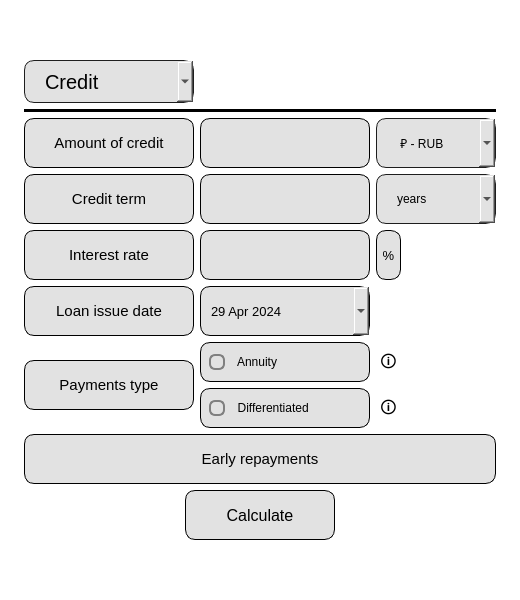
<?xml version="1.0" encoding="UTF-8"?>
<ui version="4.0">
 <class>s21_credit</class>
 <widget class="QMainWindow" name="s21_credit">
  <property name="geometry">
   <rect>
    <x>0</x>
    <y>0</y>
    <width>520</width>
    <height>600</height>
   </rect>
  </property>
  <property name="minimumSize">
   <size>
    <width>520</width>
    <height>600</height>
   </size>
  </property>
  <property name="maximumSize">
   <size>
    <width>520</width>
    <height>600</height>
   </size>
  </property>
  <property name="windowTitle">
   <string>Calculator (by kossadda)</string>
  </property>
  <property name="windowIcon">
   <iconset>
    <normaloff>../pics/credit.png</normaloff>../pics/credit.png</iconset>
  </property>
  <property name="windowOpacity">
   <double>0.975000000000000</double>
  </property>
  <widget class="QWidget" name="centralwidget">
   <property name="minimumSize">
    <size>
     <width>440</width>
     <height>550</height>
    </size>
   </property>
   <property name="maximumSize">
    <size>
     <width>16777215</width>
     <height>16777215</height>
    </size>
   </property>
   <property name="styleSheet">
    <string notr="true">background-color: rgb(255, 255, 255);</string>
   </property>
   <layout class="QGridLayout" name="gridLayout">
    <item row="3" column="0">
     <layout class="QGridLayout" name="layout">
      <property name="leftMargin">
       <number>15</number>
      </property>
      <property name="topMargin">
       <number>15</number>
      </property>
      <property name="rightMargin">
       <number>15</number>
      </property>
      <property name="bottomMargin">
       <number>15</number>
      </property>
      <item row="9" column="1">
       <widget class="QRadioButton" name="differentiated">
        <property name="sizePolicy">
         <sizepolicy hsizetype="Fixed" vsizetype="Fixed">
          <horstretch>0</horstretch>
          <verstretch>0</verstretch>
         </sizepolicy>
        </property>
        <property name="minimumSize">
         <size>
          <width>170</width>
          <height>25</height>
         </size>
        </property>
        <property name="maximumSize">
         <size>
          <width>16777215</width>
          <height>40</height>
         </size>
        </property>
        <property name="styleSheet">
         <string notr="true">QRadioButton::indicator {
    border: 2px solid #808080;
    width: 12px;
    height: 12px;
    border-radius: 6px;
	color: rgb(0, 0, 0);
}

QRadioButton::indicator:checked {
    background-color: rgb(175, 97, 33);
    border: 3px solid #808080;
}

QRadioButton{
    border-radius: 10px;
    padding: 0 8px;
	background-color: rgb(226, 226, 226);
	color:black;
	border: 1px solid black;
}
</string>
        </property>
        <property name="text">
         <string>  Differentiated</string>
        </property>
       </widget>
      </item>
      <item row="5" column="1">
       <widget class="QLineEdit" name="time_edit">
        <property name="sizePolicy">
         <sizepolicy hsizetype="Fixed" vsizetype="Expanding">
          <horstretch>0</horstretch>
          <verstretch>0</verstretch>
         </sizepolicy>
        </property>
        <property name="minimumSize">
         <size>
          <width>170</width>
          <height>35</height>
         </size>
        </property>
        <property name="maximumSize">
         <size>
          <width>16777215</width>
          <height>50</height>
         </size>
        </property>
        <property name="font">
         <font>
          <pointsize>10</pointsize>
         </font>
        </property>
        <property name="styleSheet">
         <string notr="true">QLineEdit {
    border-radius: 10px;
    padding: 0 8px;
	background-color: rgb(226, 226, 226);
	color:black;
	border: 1px solid black;
}</string>
        </property>
        <property name="text">
         <string/>
        </property>
        <property name="placeholderText">
         <string/>
        </property>
       </widget>
      </item>
      <item row="7" column="0">
       <widget class="QLabel" name="loan_label">
        <property name="sizePolicy">
         <sizepolicy hsizetype="Fixed" vsizetype="Expanding">
          <horstretch>0</horstretch>
          <verstretch>0</verstretch>
         </sizepolicy>
        </property>
        <property name="minimumSize">
         <size>
          <width>170</width>
          <height>35</height>
         </size>
        </property>
        <property name="maximumSize">
         <size>
          <width>16777215</width>
          <height>50</height>
         </size>
        </property>
        <property name="font">
         <font>
          <pointsize>11</pointsize>
         </font>
        </property>
        <property name="styleSheet">
         <string notr="true">border-radius: 10px;
background-color: rgb(226, 226, 226);
color:black;
border: 1px solid black;</string>
        </property>
        <property name="text">
         <string>Loan issue date</string>
        </property>
        <property name="alignment">
         <set>Qt::AlignCenter</set>
        </property>
       </widget>
      </item>
      <item row="4" column="0">
       <widget class="QLabel" name="amount_label">
        <property name="sizePolicy">
         <sizepolicy hsizetype="Fixed" vsizetype="Expanding">
          <horstretch>0</horstretch>
          <verstretch>0</verstretch>
         </sizepolicy>
        </property>
        <property name="minimumSize">
         <size>
          <width>170</width>
          <height>35</height>
         </size>
        </property>
        <property name="maximumSize">
         <size>
          <width>16777215</width>
          <height>50</height>
         </size>
        </property>
        <property name="font">
         <font>
          <pointsize>11</pointsize>
         </font>
        </property>
        <property name="styleSheet">
         <string notr="true">border-radius: 10px;
background-color: rgb(226, 226, 226);
color:black;
border: 1px solid black;</string>
        </property>
        <property name="text">
         <string>Amount of credit</string>
        </property>
        <property name="alignment">
         <set>Qt::AlignCenter</set>
        </property>
       </widget>
      </item>
      <item row="4" column="1">
       <widget class="QLineEdit" name="amount_edit">
        <property name="sizePolicy">
         <sizepolicy hsizetype="Fixed" vsizetype="Expanding">
          <horstretch>0</horstretch>
          <verstretch>0</verstretch>
         </sizepolicy>
        </property>
        <property name="minimumSize">
         <size>
          <width>170</width>
          <height>35</height>
         </size>
        </property>
        <property name="maximumSize">
         <size>
          <width>16777215</width>
          <height>50</height>
         </size>
        </property>
        <property name="font">
         <font>
          <pointsize>10</pointsize>
         </font>
        </property>
        <property name="styleSheet">
         <string notr="true">QLineEdit {
    border-radius: 10px;
    padding: 0 8px;
	background-color: rgb(226, 226, 226);
	color:black;
	border: 1px solid black;
}</string>
        </property>
        <property name="text">
         <string/>
        </property>
        <property name="placeholderText">
         <string/>
        </property>
       </widget>
      </item>
      <item row="11" column="0" colspan="3">
       <layout class="QVBoxLayout" name="layout_1"/>
      </item>
      <item row="5" column="0">
       <widget class="QLabel" name="credit_label">
        <property name="sizePolicy">
         <sizepolicy hsizetype="Fixed" vsizetype="Expanding">
          <horstretch>0</horstretch>
          <verstretch>0</verstretch>
         </sizepolicy>
        </property>
        <property name="minimumSize">
         <size>
          <width>170</width>
          <height>35</height>
         </size>
        </property>
        <property name="maximumSize">
         <size>
          <width>16777215</width>
          <height>50</height>
         </size>
        </property>
        <property name="font">
         <font>
          <pointsize>11</pointsize>
         </font>
        </property>
        <property name="styleSheet">
         <string notr="true">border-radius: 10px;
background-color: rgb(226, 226, 226);
color:black;
border: 1px solid black;</string>
        </property>
        <property name="text">
         <string>Credit term</string>
        </property>
        <property name="alignment">
         <set>Qt::AlignCenter</set>
        </property>
       </widget>
      </item>
      <item row="12" column="0" colspan="3">
       <layout class="QHBoxLayout" name="layout_2">
        <item>
         <spacer name="spacer_6">
          <property name="orientation">
           <enum>Qt::Horizontal</enum>
          </property>
          <property name="sizeType">
           <enum>QSizePolicy::Preferred</enum>
          </property>
          <property name="sizeHint" stdset="0">
           <size>
            <width>40</width>
            <height>20</height>
           </size>
          </property>
         </spacer>
        </item>
        <item>
         <widget class="QPushButton" name="calculate">
          <property name="sizePolicy">
           <sizepolicy hsizetype="Fixed" vsizetype="Fixed">
            <horstretch>0</horstretch>
            <verstretch>0</verstretch>
           </sizepolicy>
          </property>
          <property name="minimumSize">
           <size>
            <width>150</width>
            <height>50</height>
           </size>
          </property>
          <property name="maximumSize">
           <size>
            <width>150</width>
            <height>50</height>
           </size>
          </property>
          <property name="font">
           <font>
            <pointsize>12</pointsize>
           </font>
          </property>
          <property name="styleSheet">
           <string notr="true">QPushButton {
border-radius: 10px;
background-color: rgb(226, 226, 226);
color:black;
border: 1px solid black;
}

QPushButton:pressed {
background-color: rgb(175, 97, 33);
}</string>
          </property>
          <property name="text">
           <string>Calculate</string>
          </property>
         </widget>
        </item>
        <item>
         <spacer name="spacer_5">
          <property name="orientation">
           <enum>Qt::Horizontal</enum>
          </property>
          <property name="sizeType">
           <enum>QSizePolicy::Preferred</enum>
          </property>
          <property name="sizeHint" stdset="0">
           <size>
            <width>40</width>
            <height>20</height>
           </size>
          </property>
         </spacer>
        </item>
       </layout>
      </item>
      <item row="10" column="0" colspan="3">
       <widget class="QLabel" name="payment_2">
        <property name="sizePolicy">
         <sizepolicy hsizetype="Preferred" vsizetype="Preferred">
          <horstretch>0</horstretch>
          <verstretch>0</verstretch>
         </sizepolicy>
        </property>
        <property name="minimumSize">
         <size>
          <width>0</width>
          <height>35</height>
         </size>
        </property>
        <property name="maximumSize">
         <size>
          <width>1558154</width>
          <height>50</height>
         </size>
        </property>
        <property name="font">
         <font>
          <pointsize>11</pointsize>
         </font>
        </property>
        <property name="styleSheet">
         <string notr="true">border-radius: 10px;
background-color: rgb(226, 226, 226);
color:black;
	border: 1px solid black;</string>
        </property>
        <property name="text">
         <string>Early repayments</string>
        </property>
        <property name="alignment">
         <set>Qt::AlignCenter</set>
        </property>
       </widget>
      </item>
      <item row="3" column="0" colspan="3">
       <widget class="Line" name="line">
        <property name="minimumSize">
         <size>
          <width>0</width>
          <height>1</height>
         </size>
        </property>
        <property name="styleSheet">
         <string notr="true">background-color: rgb(0, 0, 0);</string>
        </property>
        <property name="orientation">
         <enum>Qt::Horizontal</enum>
        </property>
       </widget>
      </item>
      <item row="7" column="1">
       <widget class="QDateEdit" name="date_edit">
        <property name="sizePolicy">
         <sizepolicy hsizetype="Fixed" vsizetype="Expanding">
          <horstretch>0</horstretch>
          <verstretch>0</verstretch>
         </sizepolicy>
        </property>
        <property name="minimumSize">
         <size>
          <width>170</width>
          <height>35</height>
         </size>
        </property>
        <property name="maximumSize">
         <size>
          <width>16777215</width>
          <height>50</height>
         </size>
        </property>
        <property name="font">
         <font>
          <pointsize>10</pointsize>
         </font>
        </property>
        <property name="styleSheet">
         <string notr="true">QDateEdit {
    border-radius: 10px;
    padding: 0 8px;
	background-color: rgb(226, 226, 226);
	color:black;
	border: 1px solid black;
}

QDateEdit::drop-down {
    image: url(:down_arrow.png);
	width: 20px;
	height: 35px;
	margin-right: 5px;
}

QDateEdit QCalendarWidget {
    color: black;
}

QDateEdit QCalendarWidget QAbstractItemView {
    background-color: white;
    color: black;
}

QDateEdit QCalendarWidget QToolButton {
    color: black;
}

QDateEdit QCalendarWidget QToolButton QMenu {
    color: black;
}</string>
        </property>
        <property name="maximumDateTime">
         <datetime>
          <hour>4</hour>
          <minute>59</minute>
          <second>59</second>
          <year>9999</year>
          <month>12</month>
          <day>10</day>
         </datetime>
        </property>
        <property name="calendarPopup">
         <bool>true</bool>
        </property>
        <property name="date">
         <date>
          <year>2024</year>
          <month>4</month>
          <day>29</day>
         </date>
        </property>
       </widget>
      </item>
      <item row="9" column="2">
       <widget class="QLabel" name="info_label_2">
        <property name="sizePolicy">
         <sizepolicy hsizetype="Fixed" vsizetype="Fixed">
          <horstretch>0</horstretch>
          <verstretch>0</verstretch>
         </sizepolicy>
        </property>
        <property name="minimumSize">
         <size>
          <width>25</width>
          <height>25</height>
         </size>
        </property>
        <property name="maximumSize">
         <size>
          <width>16777215</width>
          <height>40</height>
         </size>
        </property>
        <property name="font">
         <font>
          <pointsize>12</pointsize>
         </font>
        </property>
        <property name="toolTip">
         <string>&lt;html&gt;&lt;head/&gt;&lt;body&gt;&lt;p&gt;Differentiated payment is a variant of monthly loan payment, when the size of the monthly loan repayment gradually decreases towards the end of the loan period.&lt;/p&gt;&lt;/body&gt;&lt;/html&gt;</string>
        </property>
        <property name="styleSheet">
         <string notr="true">QToolTip {
    padding: 0 8px;
	background-color: rgb(226, 226, 226);
	color:black;
	border: 1px solid black;
}

QLabel {
	margin-top: 3px;
	color:black;
}
</string>
        </property>
        <property name="text">
         <string>🛈</string>
        </property>
        <property name="alignment">
         <set>Qt::AlignCenter</set>
        </property>
       </widget>
      </item>
      <item row="6" column="1">
       <widget class="QLineEdit" name="percent_edit">
        <property name="sizePolicy">
         <sizepolicy hsizetype="Fixed" vsizetype="Expanding">
          <horstretch>0</horstretch>
          <verstretch>0</verstretch>
         </sizepolicy>
        </property>
        <property name="minimumSize">
         <size>
          <width>170</width>
          <height>35</height>
         </size>
        </property>
        <property name="maximumSize">
         <size>
          <width>16777215</width>
          <height>50</height>
         </size>
        </property>
        <property name="font">
         <font>
          <pointsize>10</pointsize>
         </font>
        </property>
        <property name="styleSheet">
         <string notr="true">QLineEdit {
    border-radius: 10px;
    padding: 0 8px;
	background-color: rgb(226, 226, 226);
	color:black;
	border: 1px solid black;
}</string>
        </property>
        <property name="text">
         <string/>
        </property>
        <property name="placeholderText">
         <string/>
        </property>
       </widget>
      </item>
      <item row="5" column="2">
       <widget class="QComboBox" name="time_box">
        <property name="sizePolicy">
         <sizepolicy hsizetype="Expanding" vsizetype="Expanding">
          <horstretch>0</horstretch>
          <verstretch>0</verstretch>
         </sizepolicy>
        </property>
        <property name="minimumSize">
         <size>
          <width>50</width>
          <height>35</height>
         </size>
        </property>
        <property name="maximumSize">
         <size>
          <width>16777215</width>
          <height>50</height>
         </size>
        </property>
        <property name="styleSheet">
         <string notr="true">QComboBox
{
    subcontrol-origin: padding;
    subcontrol-position: top right;
    selection-background-color: rgb(226, 226, 226);
    selection-color: black; /* Изменено для контраста с белым */
    color: black; /* Изменено для видимости на светлом фоне */
    background-color: rgb(226, 226, 226);
    border-style: solid;
    border: 1px solid #1e1e1e;
    border-radius: 10px;
    padding: 1px 0px 1px 20px;
}

QComboBox:!on
{
    color: black; /* Изменено для видимости */
    background-color: rgb(226, 226, 226);
}

QComboBox QAbstractItemView
{
    border: 2px solid darkgray;
    color: black; /* Изменено для видимости */
    selection-background-color: rgb(226, 226, 226);
	background-color: white;
}

QComboBox::drop-down {
    image: url(:down_arrow.png);
	width: 20px;
	height: 35px;
	margin-right: 5px;
}</string>
        </property>
        <item>
         <property name="text">
          <string>years</string>
         </property>
        </item>
        <item>
         <property name="text">
          <string>months</string>
         </property>
        </item>
       </widget>
      </item>
      <item row="8" column="1">
       <widget class="QRadioButton" name="annuity">
        <property name="sizePolicy">
         <sizepolicy hsizetype="Fixed" vsizetype="Fixed">
          <horstretch>0</horstretch>
          <verstretch>0</verstretch>
         </sizepolicy>
        </property>
        <property name="minimumSize">
         <size>
          <width>170</width>
          <height>25</height>
         </size>
        </property>
        <property name="maximumSize">
         <size>
          <width>16777215</width>
          <height>40</height>
         </size>
        </property>
        <property name="styleSheet">
         <string notr="true">QRadioButton::indicator {
    border: 2px solid #808080;
    width: 12px;
    height: 12px;
    border-radius: 6px;
}

QRadioButton::indicator:checked {
    background-color: rgb(175, 97, 33);
    border: 3px solid #808080;
}

QRadioButton{
    border-radius: 10px;
    padding: 0 8px;
	background-color: rgb(226, 226, 226);
	color:black;
	border: 1px solid black;
}</string>
        </property>
        <property name="text">
         <string>  Annuity</string>
        </property>
       </widget>
      </item>
      <item row="8" column="0" rowspan="2">
       <widget class="QLabel" name="payment_label">
        <property name="sizePolicy">
         <sizepolicy hsizetype="Fixed" vsizetype="Preferred">
          <horstretch>0</horstretch>
          <verstretch>0</verstretch>
         </sizepolicy>
        </property>
        <property name="minimumSize">
         <size>
          <width>170</width>
          <height>35</height>
         </size>
        </property>
        <property name="maximumSize">
         <size>
          <width>1558154</width>
          <height>50</height>
         </size>
        </property>
        <property name="font">
         <font>
          <pointsize>11</pointsize>
         </font>
        </property>
        <property name="styleSheet">
         <string notr="true">border-radius: 10px;
background-color: rgb(226, 226, 226);
color:black;
border: 1px solid black;</string>
        </property>
        <property name="text">
         <string>Payments type</string>
        </property>
        <property name="alignment">
         <set>Qt::AlignCenter</set>
        </property>
       </widget>
      </item>
      <item row="6" column="0">
       <widget class="QLabel" name="interest_label">
        <property name="sizePolicy">
         <sizepolicy hsizetype="Fixed" vsizetype="Expanding">
          <horstretch>0</horstretch>
          <verstretch>0</verstretch>
         </sizepolicy>
        </property>
        <property name="minimumSize">
         <size>
          <width>170</width>
          <height>35</height>
         </size>
        </property>
        <property name="maximumSize">
         <size>
          <width>16777215</width>
          <height>50</height>
         </size>
        </property>
        <property name="font">
         <font>
          <pointsize>11</pointsize>
         </font>
        </property>
        <property name="styleSheet">
         <string notr="true">border-radius: 10px;
background-color: rgb(226, 226, 226);
color:black;
border: 1px solid black;</string>
        </property>
        <property name="text">
         <string>Interest rate</string>
        </property>
        <property name="alignment">
         <set>Qt::AlignCenter</set>
        </property>
       </widget>
      </item>
      <item row="4" column="2">
       <widget class="QComboBox" name="sum_box">
        <property name="sizePolicy">
         <sizepolicy hsizetype="Expanding" vsizetype="Expanding">
          <horstretch>0</horstretch>
          <verstretch>0</verstretch>
         </sizepolicy>
        </property>
        <property name="minimumSize">
         <size>
          <width>50</width>
          <height>35</height>
         </size>
        </property>
        <property name="maximumSize">
         <size>
          <width>16777215</width>
          <height>50</height>
         </size>
        </property>
        <property name="styleSheet">
         <string notr="true">QComboBox
{
    subcontrol-origin: padding;
    subcontrol-position: top right;
    selection-background-color: rgb(226, 226, 226);
    selection-color: black; /* Изменено для контраста с белым */
    color: black; /* Изменено для видимости на светлом фоне */
    background-color: rgb(226, 226, 226);
    border-style: solid;
    border: 1px solid #1e1e1e;
    border-radius: 10px;
    padding: 1px 0px 1px 20px;
}

QComboBox:!on
{
    color: black; /* Изменено для видимости */
    background-color: rgb(226, 226, 226);
}

QComboBox QAbstractItemView
{
    border: 2px solid darkgray;
    color: black; /* Изменено для видимости */
    selection-background-color: rgb(226, 226, 226);
	background-color: white;
}

QComboBox::drop-down {
    image: url(:down_arrow.png);
	width: 20px;
	height: 35px;
	margin-right: 5px;
}</string>
        </property>
        <item>
         <property name="text">
          <string> ₽ - RUB</string>
         </property>
        </item>
        <item>
         <property name="text">
          <string> $ - USD</string>
         </property>
        </item>
        <item>
         <property name="text">
          <string> € - EUR</string>
         </property>
        </item>
        <item>
         <property name="text">
          <string> ¥ - CNY</string>
         </property>
        </item>
        <item>
         <property name="text">
          <string> ₹ - INR</string>
         </property>
        </item>
        <item>
         <property name="text">
          <string> ₸ - KZT</string>
         </property>
        </item>
        <item>
         <property name="text">
          <string> ¥ - JPY</string>
         </property>
        </item>
        <item>
         <property name="text">
          <string> ₣ - CHF</string>
         </property>
        </item>
        <item>
         <property name="text">
          <string> ฿ - THB</string>
         </property>
        </item>
        <item>
         <property name="text">
          <string> ₾ - GEL</string>
         </property>
        </item>
       </widget>
      </item>
      <item row="6" column="2">
       <widget class="QLabel" name="percent_label">
        <property name="sizePolicy">
         <sizepolicy hsizetype="Fixed" vsizetype="Expanding">
          <horstretch>0</horstretch>
          <verstretch>0</verstretch>
         </sizepolicy>
        </property>
        <property name="minimumSize">
         <size>
          <width>0</width>
          <height>35</height>
         </size>
        </property>
        <property name="maximumSize">
         <size>
          <width>25</width>
          <height>50</height>
         </size>
        </property>
        <property name="font">
         <font>
          <pointsize>10</pointsize>
         </font>
        </property>
        <property name="styleSheet">
         <string notr="true">border-radius: 10px;
background-color: rgb(226, 226, 226);
color:black;
border: 1px solid black;</string>
        </property>
        <property name="text">
         <string>%</string>
        </property>
        <property name="alignment">
         <set>Qt::AlignCenter</set>
        </property>
       </widget>
      </item>
      <item row="8" column="2">
       <widget class="QLabel" name="info_label_3">
        <property name="sizePolicy">
         <sizepolicy hsizetype="Fixed" vsizetype="Fixed">
          <horstretch>0</horstretch>
          <verstretch>0</verstretch>
         </sizepolicy>
        </property>
        <property name="minimumSize">
         <size>
          <width>25</width>
          <height>25</height>
         </size>
        </property>
        <property name="maximumSize">
         <size>
          <width>16777215</width>
          <height>40</height>
         </size>
        </property>
        <property name="font">
         <font>
          <pointsize>12</pointsize>
         </font>
        </property>
        <property name="toolTip">
         <string>&lt;html&gt;&lt;head/&gt;&lt;body&gt;&lt;p&gt;An annuity payment is a variant of monthly loan payment, when the amount of the monthly payment remains constant throughout the entire loan period.&lt;/p&gt;&lt;/body&gt;&lt;/html&gt;</string>
        </property>
        <property name="styleSheet">
         <string notr="true">QToolTip {
    padding: 0 8px;
	background-color: rgb(226, 226, 226);
	color:black;
	border: 1px solid black;
}

QLabel {
	margin-top: 3px;
	color:black;
}
</string>
        </property>
        <property name="text">
         <string>🛈</string>
        </property>
        <property name="alignment">
         <set>Qt::AlignCenter</set>
        </property>
       </widget>
      </item>
      <item row="2" column="0">
       <widget class="QComboBox" name="creditBox">
        <property name="sizePolicy">
         <sizepolicy hsizetype="Expanding" vsizetype="Expanding">
          <horstretch>0</horstretch>
          <verstretch>0</verstretch>
         </sizepolicy>
        </property>
        <property name="minimumSize">
         <size>
          <width>0</width>
          <height>43</height>
         </size>
        </property>
        <property name="maximumSize">
         <size>
          <width>16777215</width>
          <height>43</height>
         </size>
        </property>
        <property name="font">
         <font>
          <pointsize>15</pointsize>
          <bold>false</bold>
          <underline>false</underline>
         </font>
        </property>
        <property name="styleSheet">
         <string notr="true">QComboBox
{
    subcontrol-origin: padding;
    subcontrol-position: top right;
    selection-background-color: rgb(226, 226, 226);
    selection-color: black; /* Изменено для контраста с белым */
    color: black; /* Изменено для видимости на светлом фоне */
    background-color: rgb(226, 226, 226);
    border-style: solid;
    border: 1px solid #1e1e1e;
    border-radius: 10px;
    padding: 1px 0px 1px 20px;
}

QComboBox:!on
{
    color: black; /* Изменено для видимости */
    background-color: rgb(226, 226, 226);
}

QComboBox QAbstractItemView
{
    border: 2px solid darkgray;
    color: black; /* Изменено для видимости */
    selection-background-color: rgb(226, 226, 226);
	background-color: red;
}

QComboBox::drop-down {
    image: url(:down_arrow.png);
	width: 20px;
	height: 35px;
	margin-right: 5px;
}</string>
        </property>
        <property name="editable">
         <bool>false</bool>
        </property>
        <property name="placeholderText">
         <string/>
        </property>
        <property name="frame">
         <bool>true</bool>
        </property>
        <item>
         <property name="text">
          <string>Credit</string>
         </property>
         <property name="icon">
          <iconset resource="../../resources/resource.qrc">
           <normaloff>:/credit.png</normaloff>:/credit.png</iconset>
         </property>
        </item>
        <item>
         <property name="text">
          <string>Engineer</string>
         </property>
         <property name="icon">
          <iconset resource="../../resources/resource.qrc">
           <normaloff>:/calculator.png</normaloff>:/calculator.png</iconset>
         </property>
        </item>
        <item>
         <property name="text">
          <string>Deposit</string>
         </property>
         <property name="icon">
          <iconset resource="../../resources/resource.qrc">
           <normaloff>:/deposit.png</normaloff>:/deposit.png</iconset>
         </property>
        </item>
       </widget>
      </item>
     </layout>
    </item>
   </layout>
  </widget>
 </widget>
 <resources>
  <include location="../../resources/resource.qrc"/>
 </resources>
 <connections/>
</ui>
